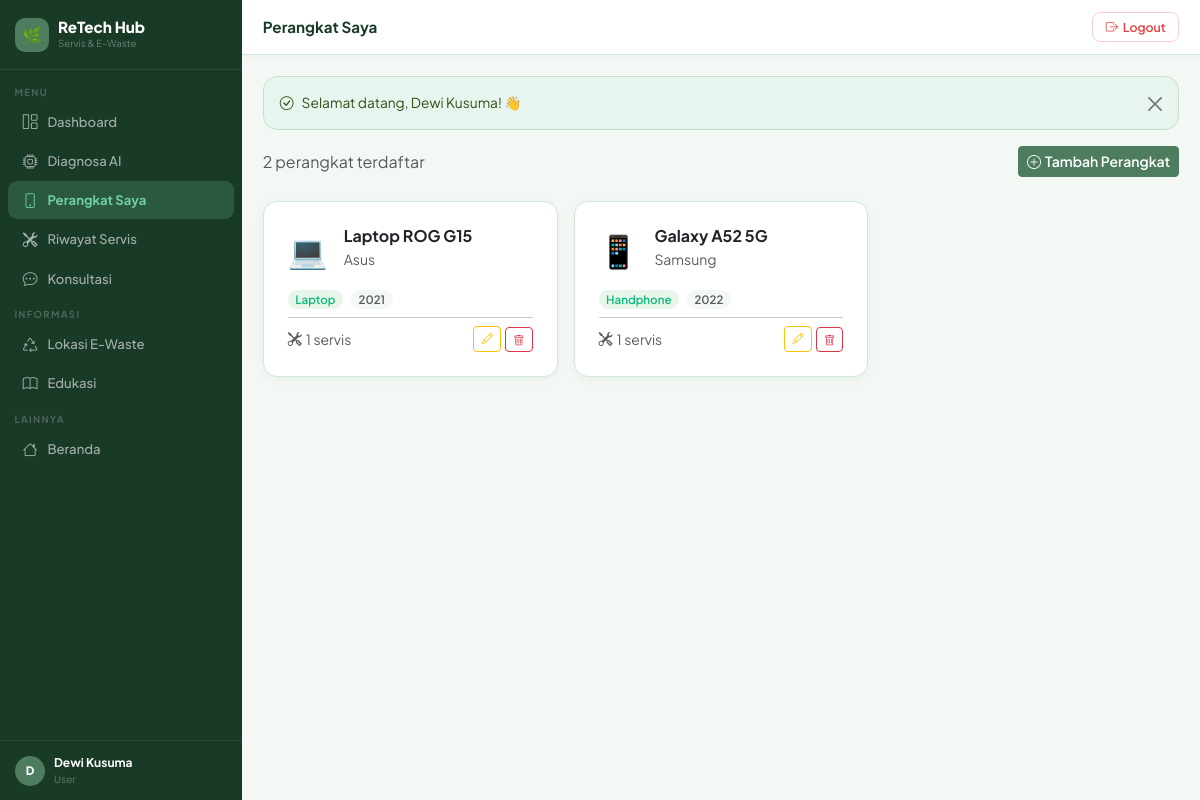
The app's page /user/devices/index.php (signed in) with its own data.
### tables this page shows
CREATE TABLE IF NOT EXISTS users (
    id INT AUTO_INCREMENT PRIMARY KEY,
    name VARCHAR(255) NOT NULL,
    email VARCHAR(255) UNIQUE NOT NULL,
    password VARCHAR(255) NOT NULL,
    role ENUM('user','technician','admin') DEFAULT 'user',
    phone VARCHAR(20) NULL,
    address TEXT NULL,
    latitude DECIMAL(10,7) NULL,    
    longitude DECIMAL(10,7) NULL,
    created_at TIMESTAMP DEFAULT CURRENT_TIMESTAMP,
    updated_at TIMESTAMP DEFAULT CURRENT_TIMESTAMP ON UPDATE CURRENT_TIMESTAMP
);

CREATE TABLE IF NOT EXISTS devices (
    id INT AUTO_INCREMENT PRIMARY KEY,
    user_id INT NOT NULL,
    device_name VARCHAR(255) NOT NULL,
    device_type VARCHAR(100) NOT NULL,
    brand VARCHAR(100) NOT NULL,
    purchase_year YEAR NULL,
    description TEXT NULL,
    created_at TIMESTAMP DEFAULT CURRENT_TIMESTAMP,
    updated_at TIMESTAMP DEFAULT CURRENT_TIMESTAMP ON UPDATE CURRENT_TIMESTAMP,
    FOREIGN KEY (user_id) REFERENCES users(id) ON DELETE CASCADE
);

### user/devices/index.php (the view, shortened to what this page needs)
<?php
require_once __DIR__ . '/../../includes/functions.php';
require_once __DIR__ . '/../../includes/layout.php';
$pdo = getDB();
$uid = $_SESSION['user_id'];
$devices = $pdo->prepare("SELECT d.*, (SELECT COUNT(*) FROM service_requests WHERE device_id=d.id) AS total_servis FROM devices d WHERE user_id=? ORDER BY created_at DESC");
$devices->execute([$uid]);
$devices = $devices->fetchAll();
pageHeader('Perangkat Saya', 'Perangkat Saya');
?>
<div class="d-flex justify-content-between align-items-center mb-4">
    <p class="text-muted mb-0"><?= count($devices) ?> perangkat terdaftar</p>
    <a href="create.php" class="btn btn-primary btn-sm"><i class="bi bi-plus-circle me-1"></i>Tambah Perangkat</a>
</div>
<?php if (empty($devices)): ?>
<div class="card"><div class="card-body text-center py-5">
    <i class="bi bi-phone display-3 text-muted opacity-25 d-block mb-3"></i>
    <h5>Belum ada perangkat</h5>
    <p class="text-muted">Tambahkan perangkat elektronik Anda untuk mulai melacak riwayat servis.</p>
    <a href="create.php" class="btn btn-primary"><i class="bi bi-plus-circle me-1"></i>Tambah Perangkat</a>
</div></div>
<?php else: ?>
<div class="row g-3">
<?php foreach ($devices as $d): ?>
<div class="col-sm-6 col-lg-4">
    <div class="card h-100" style="transition:.2s;cursor:pointer;"
         onclick="location.href='show.php?id=<?= $d['id'] ?>'"
         onmouseover="this.style.transform='translateY(-4px)';this.style.borderColor='#10B981'"
         onmouseout="this.style.transform='';this.style.borderColor=''">
        <div class="card-body p-4">
            <div class="d-flex align-items-start gap-3 mb-3">
                <div style="font-size:2rem;flex-shrink:0;"><?= deviceEmoji($d['device_type']) ?></div>
                <div class="flex-grow-1 min-w-0">
                    <h6 style="font-weight:700;margin-bottom:.1rem;white-space:nowrap;overflow:hidden;text-overflow:ellipsis;"><?= e($d['device_name']) ?></h6>
                    <small class="text-muted"><?= e($d['brand']) ?></small>
                </div>
            </div>
            <div class="d-flex gap-2 flex-wrap">
                <span class="badge rounded-pill" style="background:#E8F5E9;color:#10B981;font-size:.72rem;"><?= e($d['device_type']) ?></span>
                <?php if ($d['purchase_year']): ?>
                <span class="badge rounded-pill bg-light text-muted" style="font-size:.72rem;"><?= $d['purchase_year'] ?></span>
                <?php endif; ?>
            </div>
            <hr class="my-2">
            <div class="d-flex justify-content-between align-items-center">
                <small class="text-muted"><i class="bi bi-tools me-1"></i><?= $d['total_servis'] ?> servis</small>
                <div class="d-flex gap-1" onclick="event.stopPropagation()">
                    <a href="edit.php?id=<?= $d['id'] ?>" class="btn btn-sm btn-outline-warning" style="font-size:.7rem;padding:.2rem .45rem;"><i class="bi bi-pencil"></i></a>
                    <form method="POST" action="delete.php" onsubmit="return confirm('Hapus perangkat ini?')">
                        <button class="btn btn-sm btn-outline-danger" style="font-size:.7rem;padding:.2rem .45rem;"><i class="bi bi-trash"></i></button>
                    </form>
                </div>
            </div>
        </div>
    </div>
</div>
<?php endforeach; ?>
</div>
<?php endif; ?>
<?php pageFooter(); ?>

### includes/layout.php (shortened to what this page needs)
<?php
function pageHeader(string $title = 'Dashboard', string $pageTitle = ''): void {
    $user   = currentUser();
    $role   = $_SESSION['user_role'] ?? '';
    $active = $_SERVER['PHP_SELF'];
    $base   = BASE_URL;
?>
<!DOCTYPE html>
<html lang="id">
<head>
    <link href="https://cdn.jsdelivr.net/npm/bootstrap@5.3.2/dist/css/bootstrap.min.css" rel="stylesheet">
    <link href="https://cdn.jsdelivr.net/npm/bootstrap-icons@1.11.3/font/bootstrap-icons.min.css" rel="stylesheet">
</head>
<body>
<aside class="sidebar" id="sidebar">
    <div class="sb-brand">
        <div class="lbox">🌿</div>
        <div>
            <div class="bname">ReTech Hub</div>
            <div class="bsub">Servis &amp; E-Waste</div>
        </div>
    </div>
    <nav class="sb-nav">
        <?php if ($role === 'admin'): ?>
            <div class="sb-sec">Manajemen</div>
            <a href="<?= $base ?>/admin/dashboard.php" <?= str_contains($active,'admin/dashboard') ? 'class="active"' : '' ?>><i class="bi bi-grid-1x2"></i> Dashboard</a>
            <a href="<?= $base ?>/admin/users/index.php" <?= str_contains($active,'admin/users') ? 'class="active"' : '' ?>><i class="bi bi-people"></i> Kelola User</a>
            <a href="<?= $base ?>/admin/services.php" <?= str_contains($active,'admin/services') ? 'class="active"' : '' ?>><i class="bi bi-tools"></i> Semua Servis</a>
            <a href="<?= $base ?>/admin/technician_verify.php" <?= str_contains($active,'technician_verify') ? 'class="active"' : '' ?>><i class="bi bi-shield-check"></i> Verifikasi Teknisi</a>
            <a href="<?= $base ?>/admin/settings.php" <?= str_contains($active,'admin/settings') ? 'class="active"' : '' ?>><i class="bi bi-gear"></i> Pengaturan</a>
            <div class="sb-sec">Konten</div>
            <a href="<?= $base ?>/admin/ewaste/index.php" <?= str_contains($active,'admin/ewaste') ? 'class="active"' : '' ?>><i class="bi bi-recycle"></i> Lokasi E-Waste</a>
            <a href="<?= $base ?>/admin/articles/index.php" <?= str_contains($active,'admin/articles') ? 'class="active"' : '' ?>><i class="bi bi-journal-text"></i> Artikel</a>
        <?php else: ?>
            <div class="sb-sec">Menu</div>
            <a href="<?= $base ?>/user/dashboard.php" <?= str_contains($active,'user/dashboard') ? 'class="active"' : '' ?>><i class="bi bi-grid-1x2"></i> Dashboard</a>
            <a href="<?= $base ?>/diagnosis/index.php" <?= str_contains($active,'diagnosis') ? 'class="active"' : '' ?>><i class="bi bi-cpu"></i> Diagnosa AI</a>
            <a href="<?= $base ?>/user/devices/index.php" <?= str_contains($active,'user/devices') ? 'class="active"' : '' ?>><i class="bi bi-phone"></i> Perangkat Saya</a>
            <a href="<?= $base ?>/user/service/index.php" <?= str_contains($active,'user/service') ? 'class="active"' : '' ?>><i class="bi bi-tools"></i> Riwayat Servis</a>
            <a href="<?= $base ?>/user/chat/index.php" <?= str_contains($active,'user/chat') ? 'class="active"' : '' ?>><i class="bi bi-chat-dots"></i> Konsultasi</a>
            <div class="sb-sec">Informasi</div>
            <a href="<?= $base ?>/ewaste/index.php"><i class="bi bi-recycle"></i> Lokasi E-Waste</a>
            <a href="<?= $base ?>/articles/index.php"><i class="bi bi-book"></i> Edukasi</a>
        <?php endif; ?>
        <div class="sb-sec">Lainnya</div>
        <a href="<?= $base ?>/index.php"><i class="bi bi-house"></i> Beranda</a>
    </nav>
    <?php if ($user): ?>
    <div class="sb-user">
        <div class="av"><?= strtoupper(substr($user['name'] ?? 'U', 0, 1)) ?></div>
        <div>
            <div class="un"><?= htmlspecialchars($user['name'] ?? '') ?></div>
            <div class="ur"><?= ucfirst($role) ?></div>
        </div>
    </div>
    <?php endif; ?>
</aside>
<div class="main">
    <div class="topbar">
        <div class="d-flex align-items-center gap-2">
            <span class="ptitle"><?= htmlspecialchars($pageTitle ?: $title) ?></span>
        </div>
        <form method="POST" action="<?= $base ?>/logout.php" class="m-0">
            <button type="submit" class="btn-lo">
                <i class="bi bi-box-arrow-right"></i> Logout
            </button>
        </form>
    </div>
    <div class="page-body">
<?php
}
function pageFooter(): void {
    echo '</div></div>';
    echo '</body></html>';
}

### includes/layout.php (style rules this page uses)
:root { --sage: #4D7C5F; --sage-dk: #2D5016; --sage-lt: #E8F5EE; --sage-md: #C5E0CF; --mint: #6FCF9E; --forest: #1A3A28; --cream: #FAFDF8; --sand: #F4F8F5; --border: #D0E8D8; --txt: #1A3A28; --muted: #6B8F78; --white: #FFFFFF; --shadow: 0 2px 10px rgba(77,124,95,.08); --r: 14px; }
* { font-family: 'Plus Jakarta Sans', sans-serif; box-sizing: border-box; }
body { background: var(--sand); color: var(--txt); margin: 0; }
.sidebar { width: 242px; min-height: 100vh; background: var(--forest); position: fixed; top: 0; left: 0; z-index: 1000; display: flex; flex-direction: column; transition: transform .3s; }
.sb-brand { padding: 1.1rem .95rem; border-bottom: 1px solid rgba(255,255,255,.08); display: flex; align-items: center; gap: .55rem; }
.sb-brand .lbox { width: 34px; height: 34px; background: var(--sage); border-radius: 10px; display: flex; align-items: center; justify-content: center; font-size: 1rem; flex-shrink: 0; }
.sb-brand .bname { color: #fff; font-size: .95rem; font-weight: 800; line-height: 1.1; }
.sb-brand .bsub { color: rgba(255,255,255,.35); font-size: .61rem; }
.sb-nav { padding: .35rem 0; flex: 1; overflow-y: auto; }
.sb-sec { padding: .55rem .9rem .18rem; font-size: .6rem; font-weight: 700; text-transform: uppercase; letter-spacing: 1.3px; color: rgba(255,255,255,.22); }
.sb-nav a { display: flex; align-items: center; gap: .55rem; padding: .52rem .85rem; margin: .03rem .5rem; color: rgba(255,255,255,.6); text-decoration: none; font-size: .82rem; font-weight: 500; border-radius: 9px; transition: .15s; }
.sb-nav a i { font-size: .92rem; width: 17px; text-align: center; flex-shrink: 0; }
.sb-nav a.active { background: rgba(111,207,158,.2); color: var(--mint); font-weight: 700; }
.sb-nav a.active i { color: var(--mint); }
.sb-user { padding: .8rem .95rem; border-top: 1px solid rgba(255,255,255,.07); display: flex; align-items: center; gap: .55rem; }
.av { width: 30px; height: 30px; background: var(--sage); border-radius: 50%; display: flex; align-items: center; justify-content: center; color: #fff; font-weight: 800; font-size: .73rem; flex-shrink: 0; }
.un { color: #fff; font-size: .75rem; font-weight: 700; }
.ur { color: rgba(255,255,255,.32); font-size: .63rem; }
.main { margin-left: 242px; min-height: 100vh; }
.topbar { background: var(--white); padding: .78rem 1.3rem; border-bottom: 1px solid var(--border); display: flex; align-items: center; justify-content: space-between; position: sticky; top: 0; z-index: 100; box-shadow: 0 1px 4px rgba(77,124,95,.06); }
.ptitle { font-weight: 700; font-size: .95rem; color: var(--txt); margin: 0; }
.btn-lo { background: transparent; border: 1.5px solid #FECDD3; color: #E53E3E; border-radius: 8px; padding: .27rem .78rem; font-size: .77rem; font-weight: 600; cursor: pointer; transition: .15s; display: flex; align-items: center; gap: .3rem; }
.page-body { padding: 1.3rem; }
.card { border: 1px solid var(--border); border-radius: var(--r); box-shadow: var(--shadow); background: var(--white); }
.card-body { padding: 1.1rem; }
.btn-primary, .btn-primary:focus { background: var(--sage); border-color: var(--sage); color: #fff; font-weight: 600; }
.badge { font-weight: 600; border-radius: 6px; padding: .3em .65em; }
.bg-light { background: var(--sand) !important; }

### records on screen
users: name "D", name "Dewi Kusuma"
devices: device_type "💻", device_name "Laptop ROG G15", brand "Asus", device_type "Laptop", purchase_year "2021", total_servis "1"
devices: device_type "📱", device_name "Galaxy A52 5G", brand "Samsung", device_type "Handphone", purchase_year "2022", total_servis "1"

### other values on screen
$role "User"
$pageTitle ?: $title "Perangkat Saya"
$flash['msg'] "Selamat datang, Dewi Kusuma! 👋"
count($devices) "2"
